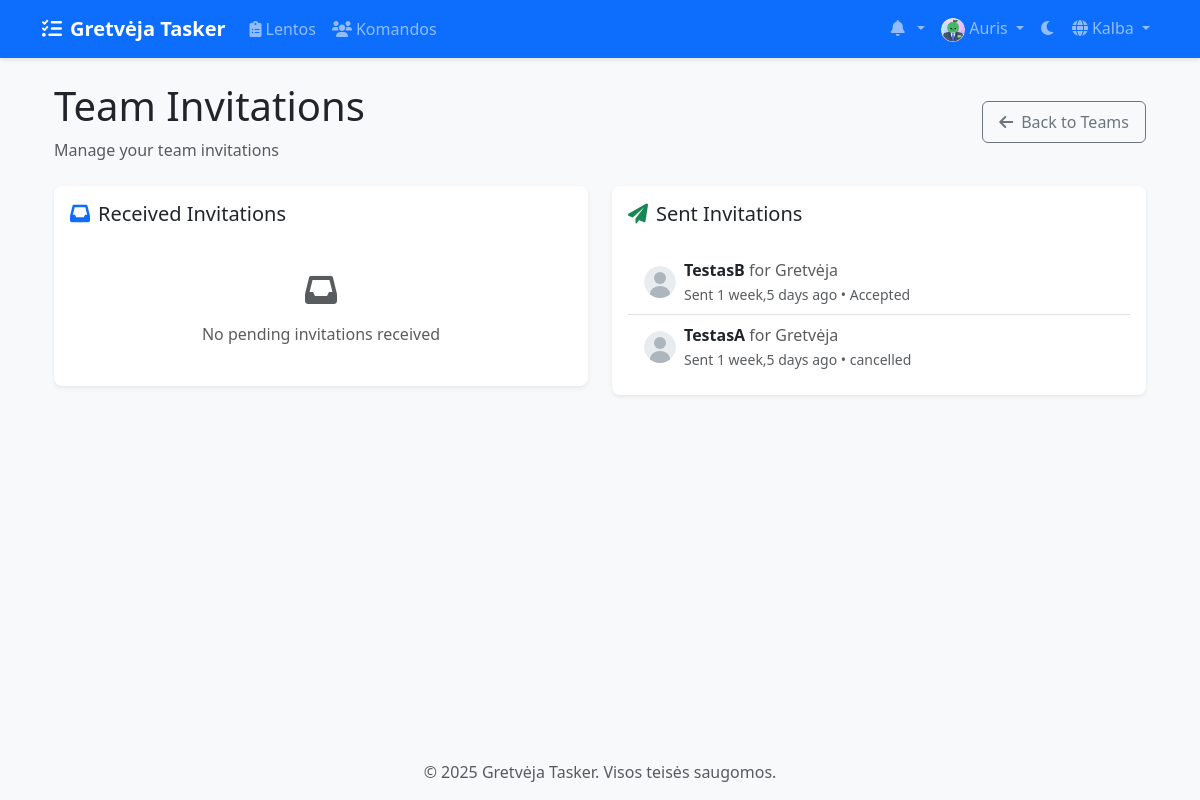
The app's page /lt/teams/invitations/ (signed in), older data.
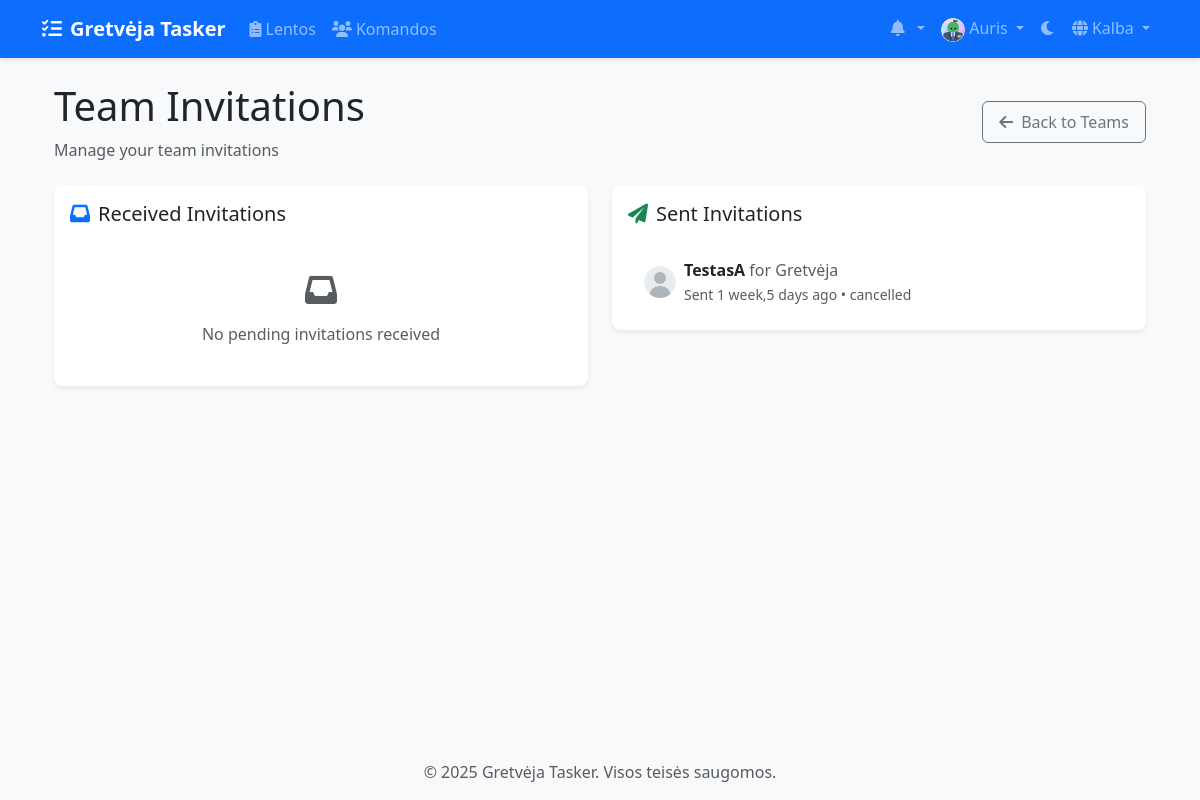
The same page, newer data.
### teams/models.py (models this page shows, shortened)
class TeamInvitation(models.Model):
    STATUS_CHOICES = [
        ('pending', 'Pending'),
        ('accepted', 'Accepted'),
        ('rejected', 'Rejected'),
    ]
    team = models.ForeignKey(Team, on_delete=models.CASCADE, related_name='invitations')
    invited_by = models.ForeignKey(
        settings.AUTH_USER_MODEL,
        on_delete=models.CASCADE,
        related_name='sent_invitations'
    )
    invited_user = models.ForeignKey(
        settings.AUTH_USER_MODEL,
        on_delete=models.CASCADE,
        related_name='received_invitations'
    )
    status = models.CharField(max_length=20, choices=STATUS_CHOICES, default='pending')
    created_at = models.DateTimeField(auto_now_add=True)
    response_date = models.DateTimeField(null=True, blank=True)
    class Meta:
        unique_together = ('team', 'invited_user')

class Team(models.Model):
    name = models.CharField(max_length=100)
    description = models.TextField(blank=True)
    created_at = models.DateTimeField(auto_now_add=True)
    updated_at = models.DateTimeField(auto_now=True)
    owner = models.ForeignKey(
        settings.AUTH_USER_MODEL,
        on_delete=models.CASCADE,
        related_name='owned_teams'
    )
    members = models.ManyToManyField(
        settings.AUTH_USER_MODEL,
        through='TeamMembership',
        related_name='teams'
    )

### accounts/models.py (models this page shows, shortened)
class CustomUser(AbstractUser):
    email = models.EmailField(_('email address'), unique=True)
    avatar = models.ImageField(upload_to='avatars/', null=True, blank=True)
    bio = models.TextField(max_length=500, blank=True)
    theme_preference = models.CharField(
        max_length=10,
        choices=[('light', 'Light'), ('dark', 'Dark')],
        default='light'
    )
    notification_preferences = models.JSONField(
        default=dict,
        help_text=_('User notification preferences')
    )
    class Meta:
        verbose_name = _('user')
        verbose_name_plural = _('users')

### teams/views/invitation_views.py (the view)
# urls.py: path('invitations/', views.invitation_list, name='invitation_list'),
@login_required
def invitation_list(request):
    sent_invitations, received_invitations = InvitationService.get_user_invitations(request.user)
    return render(request, 'teams/invitation_list.html', {
        'sent_invitations': sent_invitations,
        'received_invitations': received_invitations
    })

### teams/services/invitation_service.py (called while the page is built)
    @staticmethod
    def get_user_invitations(user):
        sent_invitations = TeamInvitation.objects.filter(
            invited_by=user
        ).select_related('team', 'invited_user')
        received_invitations = TeamInvitation.objects.filter(
            invited_user=user
        ).select_related('team', 'invited_by')
        return sent_invitations, received_invitations

### templates/teams/invitation_list.html (shortened to what the changed rows need)
{% extends 'base.html' %}
{% load static %}
{% block content %}
<div class="container">
    <div class="d-flex justify-content-between align-items-center mb-4">
        <div>
            <h1 class="mb-2">Team Invitations</h1>
        </div>
    </div>
    <div class="row">
        <div class="col-lg-6 mb-4">
            <div class="card shadow-sm">
                <div class="card-body">
                    {% if sent_invitations %}
                    <div class="list-group">
                        {% for invitation in sent_invitations %}
                        <div class="list-group-item">
                            <div class="d-flex justify-content-between align-items-start">
                                <div class="d-flex align-items-center">
                                    {% if invitation.invited_user.avatar %}
                                        <img src="{{ invitation.invited_user.avatar.url }}" alt="Avatar"
                                             class="rounded-circle me-2" style="width: 32px; height: 32px; object-fit: cover;">
                                    {% else %}
                                        <img src="{% static 'images/default-avatar.svg' %}" alt="Avatar"
                                             class="rounded-circle me-2" style="width: 32px; height: 32px; background-color: #fff;">
                                    {% endif %}
                                    <div>
                                        <div>
                                            <span class="fw-bold">{{ invitation.invited_user.username }}</span>
                                            <span class="text-muted">for {{ invitation.team.name }}</span>
                                        </div>
                                        <small class="text-muted">
                                            Sent {{ invitation.created_at|timesince }} ago
                                            {% if invitation.status != 'pending' %}
                                            • {{ invitation.get_status_display }}
                                            {% endif %}
                                        </small>
                                    </div>
                                </div>
                            </div>
                        </div>
                        {% endfor %}
                    </div>
                    {% else %}
                    <div class="text-center text-muted py-4">
                        <i class="fas fa-paper-plane fa-2x mb-3"></i>
                        <p class="mb-0">No invitations sent</p>
                    </div>
                    {% endif %}
                </div>
            </div>
        </div>
    </div>
</div>
{% endblock %}

Row changes from the older to the newer data that the page shows:
removed TeamInvitation: invited_user.username "TestasB", team.name "Gretvėja", created_at "1 week,5 days", status "Accepted"
